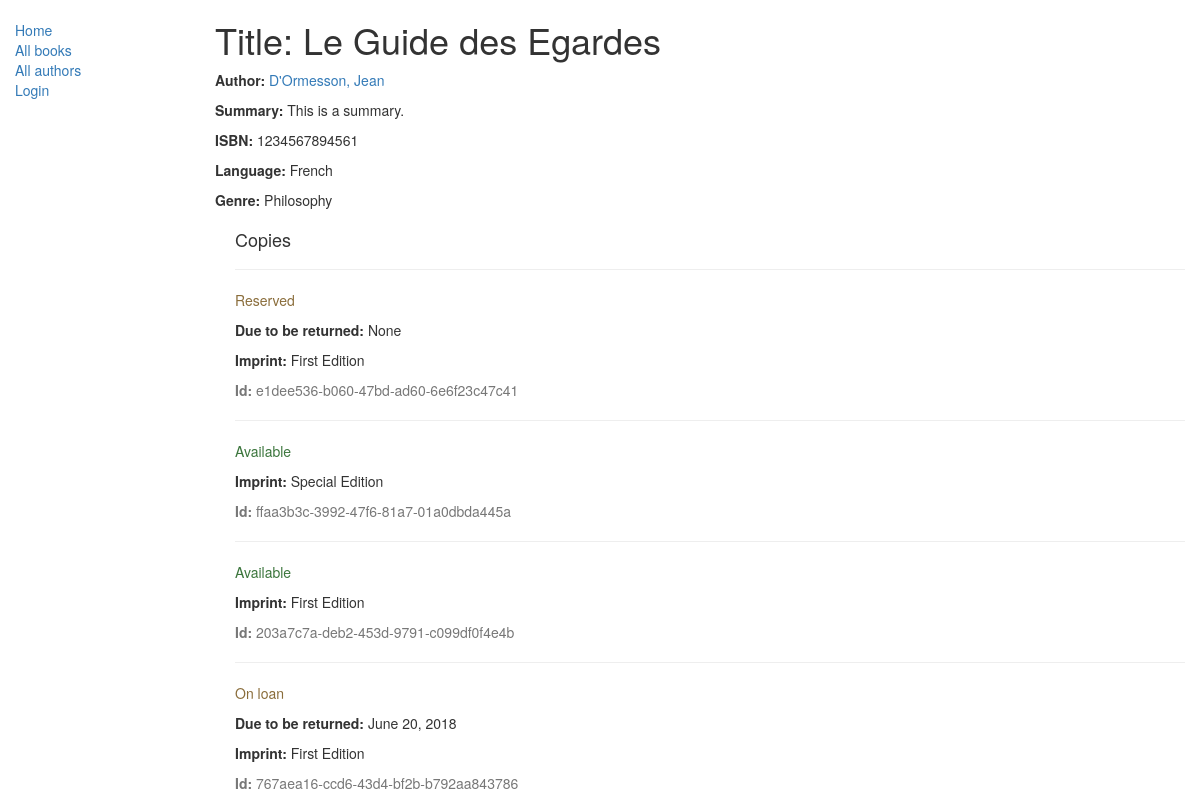
/catalog/book/1, run on the app's committed database.
### catalog/models.py (models this page shows, shortened)
class Book(models.Model):
    title = models.CharField(max_length=200)
    author = models.ForeignKey('Author', on_delete=models.SET_NULL, null=True)
    summary = models.TextField(
        max_length=1000, help_text="Enter a brief description of the book")
    isbn = models.CharField(
        'ISBN', max_length=13, help_text='13 Character <a href="https://www.isbn-international.org/content/what-isbn">ISBN number</a>')
    genre = models.ManyToManyField(
        Genre, help_text="Select a genre for this book")
    language = models.ForeignKey(
        'Language', on_delete=models.SET_NULL, null=True)

class Author(models.Model):
    first_name = models.CharField(max_length=100)
    last_name = models.CharField(max_length=100)
    date_of_birth = models.DateField(null=True, blank=True)
    date_of_death = models.DateField('died', null=True, blank=True)
    class Meta:
        ordering = ["last_name", "first_name"]
    def get_absolute_url(self):
        return reverse('author-detail', args=[str(self.id)])
    def __str__(self):
        return '{0}, {1}'.format(self.last_name, self.first_name)

class Language(models.Model):
    name = models.CharField(
        max_length=200, help_text="Enter a the book's natural language (e.g. English, French, Japanese etc.)")
    def __str__(self):
        return self.name

class Genre(models.Model):
    name = models.CharField(
        max_length=200, help_text="Enter a book genre (e.g. Science Fiction, French Poetry etc.)")
    def __str__(self):
        return self.name

class BookInstance(models.Model):
    id = models.UUIDField(primary_key=True, default=uuid.uuid4,
                          help_text="Unique ID for this particular book across whole library")
    book = models.ForeignKey('Book', on_delete=models.SET_NULL, null=True)
    imprint = models.CharField(max_length=200)
    due_back = models.DateField(null=True, blank=True)
    borrower = models.ForeignKey(
        User, on_delete=models.SET_NULL, null=True, blank=True)
    LOAN_STATUS = (
        ('d', 'Maintenance'),
        ('o', 'On loan'),
        ('a', 'Available'),
        ('r', 'Reserved'),
    )
    status = models.CharField(max_length=1, choices=LOAN_STATUS,
                              blank=True, default='d', help_text='Book availability')
    class Meta:
        ordering = ["due_back"]
        permissions = (("can_mark_returned", "Set book as returned"),)

### catalog/views.py (the view)
# urls.py: path('book/<int:pk>', views.BookDetailView.as_view(), name='book-detail'),
class BookDetailView(generic.DetailView):
    model = Book

### catalog/templates/catalog/book_detail.html
{% extends "base_generic.html" %}
{% block content %}
  <h1>Title: {{ book.title }}</h1>
  <p><strong>Author:</strong> <a href="{{ book.author.get_absolute_url }}">{{ book.author }}</a></p>
  <p><strong>Summary:</strong> {{ book.summary }}</p>
  <p><strong>ISBN:</strong> {{ book.isbn }}</p>
  <p><strong>Language:</strong> {{ book.language }}</p>
  <p><strong>Genre:</strong> {% for genre in book.genre.all %} {{ genre }}{% if not forloop.last %}, {% endif %}{% endfor %}</p>
  <div style="margin-left:20px;margin-top:20px">
    <h4>Copies</h4>
    {% for copy in book.bookinstance_set.all %}
    <hr>
    <p class="{% if copy.status == 'a' %}text-success{% elif copy.status == 'm' %}text-danger{% else %}text-warning{% endif %}">{{ copy.get_status_display }}</p>
    {% if copy.status != 'a' %}<p><strong>Due to be returned:</strong> {{copy.due_back}}</p>{% endif %}
    <p><strong>Imprint:</strong> {{copy.imprint}}</p>
    <p class="text-muted"><strong>Id:</strong> {{copy.id}}</p>
    {% endfor %}
  </div>
{% endblock %}

### catalog/templates/base_generic.html (shortened to what this page needs)
<!DOCTYPE html>
<html lang="en">
<head>
  <link rel="stylesheet" href="https://maxcdn.bootstrapcdn.com/bootstrap/3.3.7/css/bootstrap.min.css">
  {% load static %}
  <link rel="stylesheet" href="{% static 'css/styles.css' %}">
</head>
<body>
  <div class="container-fluid">
    <div class="row">
      <div class="col-sm-2">
      {% block sidebar %}
      <ul class="sidebar-nav">
          <li><a href="{% url 'index' %}">Home</a></li>
          <li><a href="{% url 'books' %}">All books</a></li>
          <li><a href="{% url 'authors' %}">All authors</a></li>
          {% if user.is_authenticated %}
            <li>User: {{ user.get_username }}</li>
            <li><a href="{% url 'logout'%}?next={{request.path}}">Logout</a></li>
          {% else %}
            <li><a href="{% url 'login'%}?next={{request.path}}">Login</a></li>
          {% endif %}
      </ul>
     {% endblock %}
      </div>
      <div class="col-sm-10 ">
      {% block content %}{% endblock %}
      </div>
    </div>
  </div>
</body>
</html>

### catalog/static/styles.css (style rules this page uses)
.sidebar-nav { margin-top: 20px; padding: 0; list-style: none; }

### data on the page
Book: title "Le Guide des Egardes", author "D'Ormesson, Jean", summary "This is a summary.", isbn "1234567894561", language "French"
Genre: name "Philosophy"
BookInstance: status "Reserved", due_back "None", imprint "First Edition", id "e1dee536-b060-47bd-ad60-6e6f23c47c41"
BookInstance: status "Available", imprint "Special Edition", id "ffaa3b3c-3992-47f6-81a7-01a0dbda445a"
BookInstance: status "Available", imprint "First Edition", id "203a7c7a-deb2-453d-9791-c099df0f4e4b"
BookInstance: status "On loan", due_back "June 20, 2018", imprint "First Edition", id "767aea16-ccd6-43d4-bf2b-b792aa843786"
